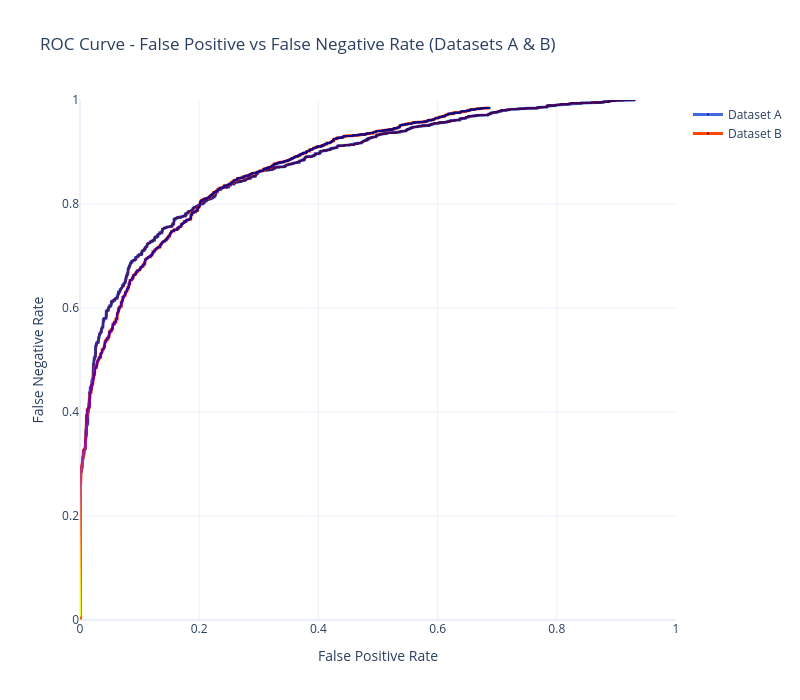

Notebook source saved alongside this figure:
### Code cell
import plotly.graph_objects as go

fig = go.Figure()

# Dataset A
fig.add_trace(go.Scatter(
    x=list(fps_A.values()),
    y=list(fns_A.values()),
    mode='lines+markers',
    name='Dataset A',
    marker=dict(
        size=2,
        color=thresholds_A,
        colorscale='Viridis',
        showscale=False,
    ),
    line=dict(color='royalblue', width=3),
    text=[f"Threshold: {ths:.4f}" for ths in thresholds_A],
    hovertemplate='<b>Dataset A</b><br><b>FPR:</b> %{x:.4f}<br><b>FNR:</b> %{y:.4f}<br>%{text}<extra></extra>'
))

# Dataset B
fig.add_trace(go.Scatter(
    x=list(fps_B.values()),
    y=list(fns_B.values()),
    mode='lines+markers',
    name='Dataset B',
    marker=dict(
        size=2,
        color=thresholds_B,
        colorscale='Plasma',
        showscale=False,
    ),
    line=dict(color='orangered', width=3),
    text=[f"Threshold: {ths:.4f}" for ths in thresholds_B],
    hovertemplate='<b>Dataset B</b><br><b>FPR:</b> %{x:.4f}<br><b>FNR:</b> %{y:.4f}<br>%{text}<extra></extra>'
))

fig.update_layout(
    title="ROC Curve - False Positive vs False Negative Rate (Datasets A & B)",
    xaxis_title="False Positive Rate",
    yaxis_title="False Negative Rate",
    xaxis=dict(range=[0, 1]),
    yaxis=dict(range=[0, 1]),
    hovermode='closest',
    template='plotly_white',
    width=800,
    height=700,
    font=dict(size=12),
    showlegend=True
)

fig.show()

### Figure 1 — Plotly figure (JSON) as saved in the notebook; plotly's stock layout.template omitted (floating-point values rounded to 4 significant figures; data arrays with more than 128 entries replaced by an {"elided": "..."} marker saying what was removed)
{"data": [{"hovertemplate": "<b>Dataset A</b><br><b>FPR:</b> %{x:.4f}<br><b>FNR:</b> %{y:.4f}<br>%{text}<extra></extra>", "line": {"color": "royalblue", "width": 3}, "marker": {"color": {"elided": "2829 float values"}, "colorscale": [[0, "#440154"], [0.1111, "#482878"], [0.2222, "#3e4989"], [0.3333, "#31688e"], [0.4444, "#26828e"], [0.5556, "#1f9e89"], [0.6667, "#35b779"], [0.7778, "#6ece58"], [0.8889, "#b5de2b"], [1, "#fde725"]], "showscale": false, "size": 2}, "mode": "lines+markers", "name": "Dataset A", "text": {"elided": "2829 str values"}, "type": "scatter", "x": {"elided": "2827 float values"}, "y": {"elided": "2827 float values"}}, {"hovertemplate": "<b>Dataset B</b><br><b>FPR:</b> %{x:.4f}<br><b>FNR:</b> %{y:.4f}<br>%{text}<extra></extra>", "line": {"color": "orangered", "width": 3}, "marker": {"color": {"elided": "2397 float values"}, "colorscale": [[0, "#0d0887"], [0.1111, "#46039f"], [0.2222, "#7201a8"], [0.3333, "#9c179e"], [0.4444, "#bd3786"], [0.5556, "#d8576b"], [0.6667, "#ed7953"], [0.7778, "#fb9f3a"], [0.8889, "#fdca26"], [1, "#f0f921"]], "showscale": false, "size": 2}, "mode": "lines+markers", "name": "Dataset B", "text": {"elided": "2397 str values"}, "type": "scatter", "x": {"elided": "2395 float values"}, "y": {"elided": "2395 float values"}}], "layout": {"font": {"size": 12}, "height": 700, "hovermode": "closest", "showlegend": true, "title": {"text": "ROC Curve - False Positive vs False Negative Rate (Datasets A & B)"}, "width": 800, "xaxis": {"range": [0, 1], "title": {"text": "False Positive Rate"}}, "yaxis": {"range": [0, 1], "title": {"text": "False Negative Rate"}}}}
